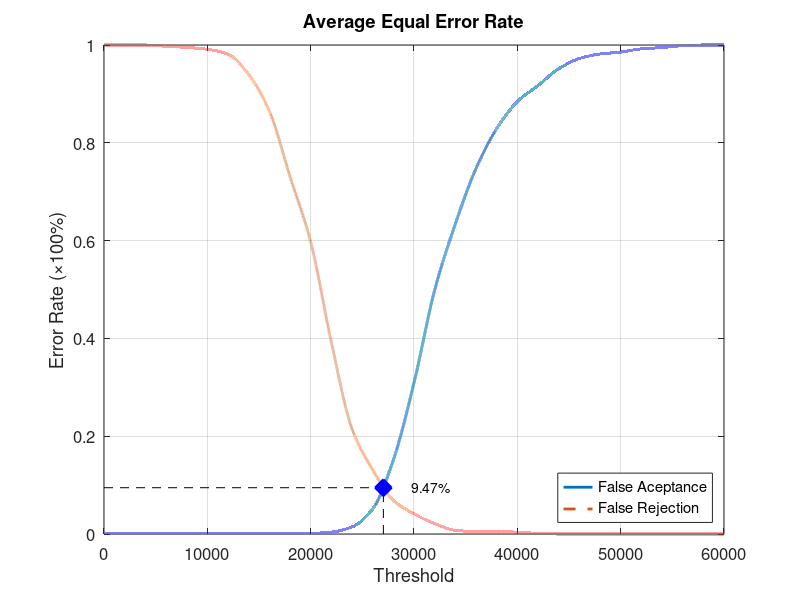
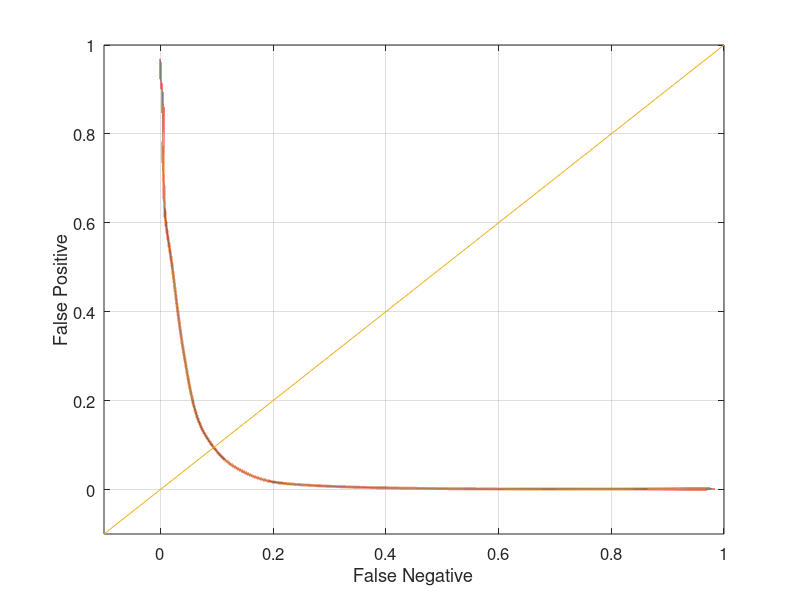

Source code (MATLAB) for these figures, in order:
function yEER = Experiment4Average
close all;
clear;
clc;
x = 0:2000:60000;
xq = 0:0.5:60000;

y0 = [0 0.00131579 0.00131579 0.00131579 0.00131579 0.00131579 0.00131579 0.00131579 0.00131579 0.00131579 0.00131579 0.00394737 0.0144737 0.0513158 0.151316 0.309211 0.498684 0.634211 0.747368 0.828947 0.884211 0.917105 0.951316 0.972368 0.981579 0.985526 0.992105 0.994737 0.998684 1 1];
yy0 = interp1(x, y0, xq, 'pchip');
y1 = [1 1 1 0.9975 0.995 0.99125 0.98125 0.94 0.865 0.73125 0.5975 0.3925 0.215 0.13125 0.06875 0.04125 0.02125 0.0075 0.005 0.005 0.00375 0.00125 0 0 0 0 0 0 0 0 0];
yy1 = interp1(x, y1, xq, 'pchip');

% Calculating EER: 
y2 = abs(y0 - y1);
find(y2 == min(y2))
yy2 = abs(yy0 - yy1);
xEER = find(yy2 == min(yy2));
xEERIndex = xq(xEER) % X-axis EER
yEER = yy0(xEER) % Y-axis EER

main = figure
plot(xq, yy0,'-','LineWidth', 2);	hold on
plot(xq, yy1,'--','LineWidth', 2);	hold on
plot([xEERIndex xEERIndex], [0 yEER], 'k--');	hold on
plot([0 xEERIndex], [yEER yEER], 'k--');	hold on
plot(xEERIndex, yEER, 'bx', 'LineWidth', 10);	hold on
text(xEERIndex + 10 * xEERIndex / 100, yEER, [num2str(round((10000 * yEER)) / 100) '%'])
legend('False Aceptance', 'False Rejection', 'Location', 'SouthEast')
xlabel('Threshold')
ylabel('Error Rate (\times100%)')
title('Average Equal Error Rate')
set(gca, 'FontSize', 12)
axis([0 60000 0 1])
grid on

print(main, 'Experiment4AverageMain', '-dpng');
FNRxFPR = figure('Color', [1 1 1]);
plot(yy1, yy0, '-', yy1, yy0, 'LineWidth', 2);
hold on
y = -0.1:0.1:1
plot(y, y); 
set(gca, 'FontSize', 12)
xlabel('False Negative')
ylabel('False Positive')
axis([-0.1 1 -0.1 1])
set(gca, 'FontSize', 12)
grid on

print(FNRxFPR, 'Experiment4AverageFNRxFPR','-dpng');
end
